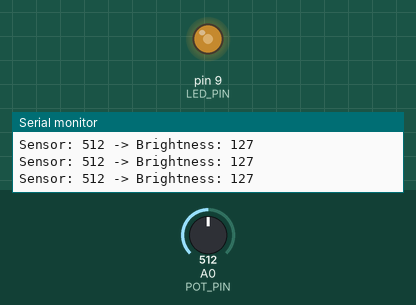
Simulated run of this sketch. Board: Arduino Uno, built with avr-gcc and run on an emulated ATmega328P. Parts: output pins drawn as LEDs (lit = HIGH), the last lines printed to the serial monitor. Inputs (shaded band) come from the test bench; at power-on: A0 (POT_PIN) = 512.

Above: at 1.2 s.
1.3 s: A0 (POT_PIN) set to 11
At 2.5 s:
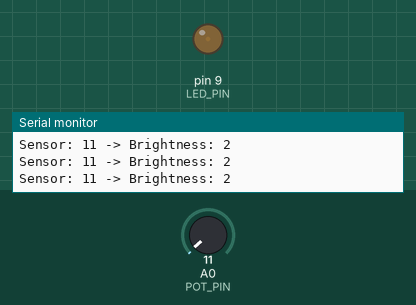
2.8 s: A0 (POT_PIN) set to 8
At 3.1 s:
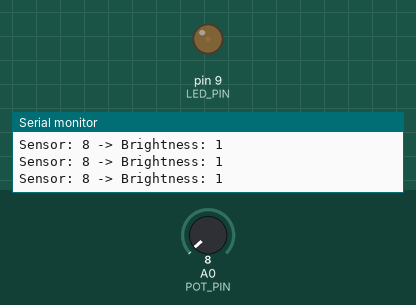
4.3 s: A0 (POT_PIN) set to 716
At 4.8 s:
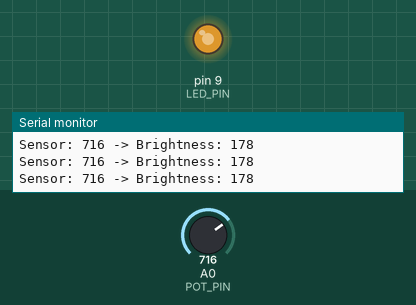
5.8 s: A0 (POT_PIN) set to 0
At 7.0 s:
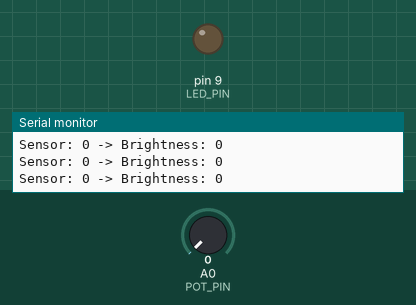
7.3 s: A0 (POT_PIN) set to 390
At 7.7 s:
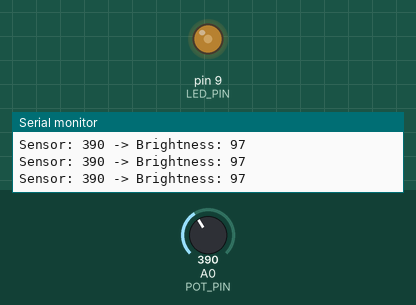
8.8 s: A0 (POT_PIN) set to 414
At 10.1 s:
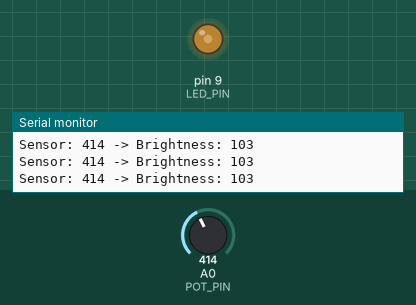
Timing chart, 0 to 11.8 s (numbered marks = the images above; inputs shaded):
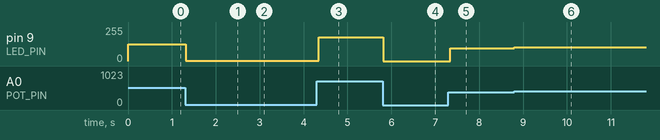

The sketch:

03-analog-input.ino
```cpp
const int POT_PIN = A0;
const int LED_PIN = 9;

void setup() {
  pinMode(LED_PIN, OUTPUT);
  Serial.begin(9600);
}

void loop() {
  int sensorValue = analogRead(POT_PIN);
  int brightness = map(sensorValue, 0, 1023, 0, 255);

  analogWrite(LED_PIN, brightness);

  Serial.print("Sensor: ");
  Serial.print(sensorValue);
  Serial.print(" -> Brightness: ");
  Serial.println(brightness);

  delay(50);
}
```

Measured:
- after the input at 1.3 s, pin 9 (LED_PIN): 127/255 → 2/255 at once
- after the input at 2.8 s, pin 9 (LED_PIN): 2/255 → 1/255 at once
- after the input at 4.3 s, pin 9 (LED_PIN): 1/255 → 178/255 after 0.05 s
- after the input at 5.8 s, pin 9 (LED_PIN): 178/255 → 0/255 at once
- after the input at 7.3 s, pin 9 (LED_PIN): 0/255 → 97/255 at once
- after the input at 8.8 s, pin 9 (LED_PIN): 97/255 → 103/255 at once
